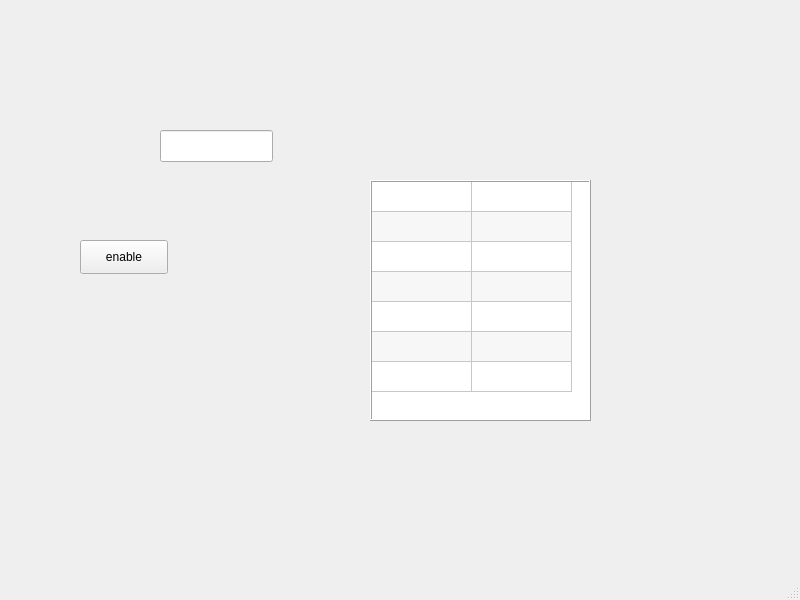
<?xml version="1.0" encoding="UTF-8"?>
<ui version="4.0">
 <class>MainWindow</class>
 <widget class="QMainWindow" name="MainWindow">
  <property name="geometry">
   <rect>
    <x>0</x>
    <y>0</y>
    <width>800</width>
    <height>600</height>
   </rect>
  </property>
  <property name="windowTitle">
   <string>MainWindow</string>
  </property>
  <widget class="QWidget" name="centralwidget">
   <widget class="QPushButton" name="pb_com1">
    <property name="geometry">
     <rect>
      <x>80</x>
      <y>240</y>
      <width>88</width>
      <height>34</height>
     </rect>
    </property>
    <property name="text">
     <string>enable</string>
    </property>
   </widget>
   <widget class="QLineEdit" name="lineEdit">
    <property name="geometry">
     <rect>
      <x>160</x>
      <y>130</y>
      <width>113</width>
      <height>32</height>
     </rect>
    </property>
    <property name="frame">
     <bool>true</bool>
    </property>
    <property name="alignment">
     <set>Qt::AlignCenter</set>
    </property>
   </widget>
   <widget class="QTableWidget" name="tableWidget">
    <property name="geometry">
     <rect>
      <x>370</x>
      <y>180</y>
      <width>221</width>
      <height>241</height>
     </rect>
    </property>
    <property name="cursor" stdset="0">
     <cursorShape>ArrowCursor</cursorShape>
    </property>
    <property name="focusPolicy">
     <enum>Qt::TabFocus</enum>
    </property>
    <property name="autoFillBackground">
     <bool>true</bool>
    </property>
    <property name="frameShape">
     <enum>QFrame::Box</enum>
    </property>
    <property name="frameShadow">
     <enum>QFrame::Raised</enum>
    </property>
    <property name="lineWidth">
     <number>1</number>
    </property>
    <property name="midLineWidth">
     <number>0</number>
    </property>
    <property name="tabKeyNavigation">
     <bool>false</bool>
    </property>
    <property name="alternatingRowColors">
     <bool>true</bool>
    </property>
    <property name="selectionMode">
     <enum>QAbstractItemView::SingleSelection</enum>
    </property>
    <property name="selectionBehavior">
     <enum>QAbstractItemView::SelectRows</enum>
    </property>
    <property name="textElideMode">
     <enum>Qt::ElideMiddle</enum>
    </property>
    <property name="rowCount">
     <number>7</number>
    </property>
    <property name="columnCount">
     <number>2</number>
    </property>
    <attribute name="horizontalHeaderVisible">
     <bool>false</bool>
    </attribute>
    <attribute name="horizontalHeaderHighlightSections">
     <bool>false</bool>
    </attribute>
    <attribute name="verticalHeaderVisible">
     <bool>false</bool>
    </attribute>
    <row/>
    <row/>
    <row/>
    <row/>
    <row/>
    <row/>
    <row/>
    <column/>
    <column/>
   </widget>
  </widget>
  <widget class="QMenuBar" name="menubar">
   <property name="geometry">
    <rect>
     <x>0</x>
     <y>0</y>
     <width>800</width>
     <height>30</height>
    </rect>
   </property>
  </widget>
  <widget class="QStatusBar" name="statusbar"/>
 </widget>
 <resources/>
 <connections/>
</ui>
